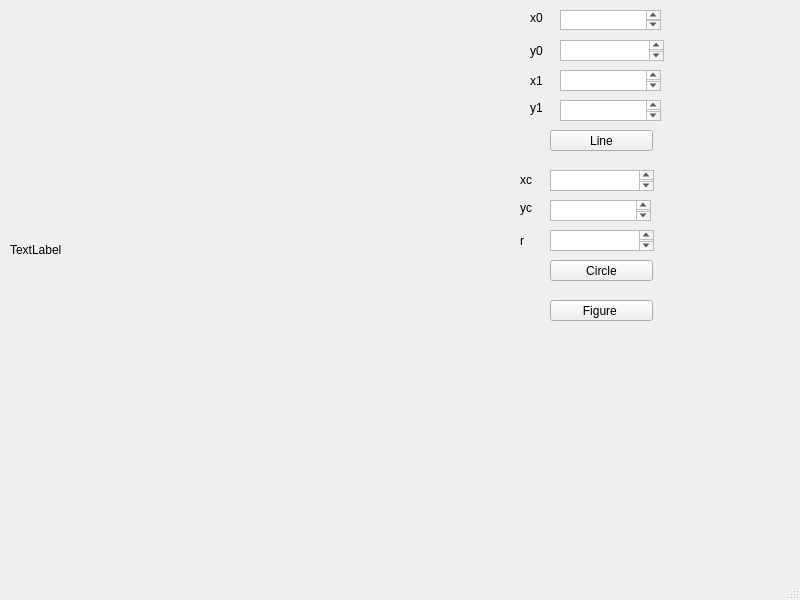
<?xml version="1.0" encoding="UTF-8"?>
<ui version="4.0">
 <class>MainWindow</class>
 <widget class="QMainWindow" name="MainWindow">
  <property name="geometry">
   <rect>
    <x>0</x>
    <y>0</y>
    <width>800</width>
    <height>600</height>
   </rect>
  </property>
  <property name="windowTitle">
   <string>MainWindow</string>
  </property>
  <widget class="QWidget" name="centralwidget">
   <widget class="QLabel" name="label">
    <property name="geometry">
     <rect>
      <x>10</x>
      <y>0</y>
      <width>481</width>
      <height>500</height>
     </rect>
    </property>
    <property name="text">
     <string>TextLabel</string>
    </property>
   </widget>
   <widget class="QLabel" name="label_2">
    <property name="geometry">
     <rect>
      <x>530</x>
      <y>10</y>
      <width>41</width>
      <height>16</height>
     </rect>
    </property>
    <property name="text">
     <string>x0</string>
    </property>
   </widget>
   <widget class="QTextEdit" name="textEdit">
    <property name="geometry">
     <rect>
      <x>560</x>
      <y>10</y>
      <width>101</width>
      <height>20</height>
     </rect>
    </property>
   </widget>
   <widget class="QLabel" name="label_3">
    <property name="geometry">
     <rect>
      <x>530</x>
      <y>40</y>
      <width>41</width>
      <height>21</height>
     </rect>
    </property>
    <property name="text">
     <string>y0</string>
    </property>
   </widget>
   <widget class="QTextEdit" name="textEdit_2">
    <property name="geometry">
     <rect>
      <x>560</x>
      <y>40</y>
      <width>104</width>
      <height>21</height>
     </rect>
    </property>
   </widget>
   <widget class="QLabel" name="label_4">
    <property name="geometry">
     <rect>
      <x>530</x>
      <y>70</y>
      <width>31</width>
      <height>21</height>
     </rect>
    </property>
    <property name="text">
     <string>x1</string>
    </property>
   </widget>
   <widget class="QTextEdit" name="textEdit_3">
    <property name="geometry">
     <rect>
      <x>560</x>
      <y>70</y>
      <width>101</width>
      <height>21</height>
     </rect>
    </property>
   </widget>
   <widget class="QLabel" name="label_5">
    <property name="geometry">
     <rect>
      <x>530</x>
      <y>100</y>
      <width>41</width>
      <height>16</height>
     </rect>
    </property>
    <property name="text">
     <string>y1</string>
    </property>
   </widget>
   <widget class="QTextEdit" name="textEdit_4">
    <property name="geometry">
     <rect>
      <x>560</x>
      <y>100</y>
      <width>101</width>
      <height>21</height>
     </rect>
    </property>
   </widget>
   <widget class="QPushButton" name="pushButton">
    <property name="geometry">
     <rect>
      <x>550</x>
      <y>130</y>
      <width>103</width>
      <height>21</height>
     </rect>
    </property>
    <property name="text">
     <string>Line</string>
    </property>
   </widget>
   <widget class="QLabel" name="label_6">
    <property name="geometry">
     <rect>
      <x>520</x>
      <y>170</y>
      <width>51</width>
      <height>20</height>
     </rect>
    </property>
    <property name="text">
     <string>xc</string>
    </property>
   </widget>
   <widget class="QLabel" name="label_7">
    <property name="geometry">
     <rect>
      <x>520</x>
      <y>200</y>
      <width>31</width>
      <height>16</height>
     </rect>
    </property>
    <property name="text">
     <string>yc</string>
    </property>
   </widget>
   <widget class="QLabel" name="label_8">
    <property name="geometry">
     <rect>
      <x>520</x>
      <y>230</y>
      <width>51</width>
      <height>21</height>
     </rect>
    </property>
    <property name="text">
     <string>r</string>
    </property>
   </widget>
   <widget class="QTextEdit" name="textEdit_5">
    <property name="geometry">
     <rect>
      <x>550</x>
      <y>170</y>
      <width>104</width>
      <height>21</height>
     </rect>
    </property>
   </widget>
   <widget class="QTextEdit" name="textEdit_6">
    <property name="geometry">
     <rect>
      <x>550</x>
      <y>200</y>
      <width>101</width>
      <height>21</height>
     </rect>
    </property>
   </widget>
   <widget class="QTextEdit" name="textEdit_7">
    <property name="geometry">
     <rect>
      <x>550</x>
      <y>230</y>
      <width>104</width>
      <height>21</height>
     </rect>
    </property>
   </widget>
   <widget class="QPushButton" name="pushButton_2">
    <property name="geometry">
     <rect>
      <x>550</x>
      <y>260</y>
      <width>103</width>
      <height>21</height>
     </rect>
    </property>
    <property name="text">
     <string>Circle</string>
    </property>
   </widget>
   <widget class="QPushButton" name="pushButton_3">
    <property name="geometry">
     <rect>
      <x>550</x>
      <y>300</y>
      <width>103</width>
      <height>21</height>
     </rect>
    </property>
    <property name="text">
     <string>Figure </string>
    </property>
   </widget>
  </widget>
  <widget class="QMenuBar" name="menubar">
   <property name="geometry">
    <rect>
     <x>0</x>
     <y>0</y>
     <width>800</width>
     <height>29</height>
    </rect>
   </property>
  </widget>
  <widget class="QStatusBar" name="statusbar"/>
 </widget>
 <resources/>
 <connections/>
</ui>
